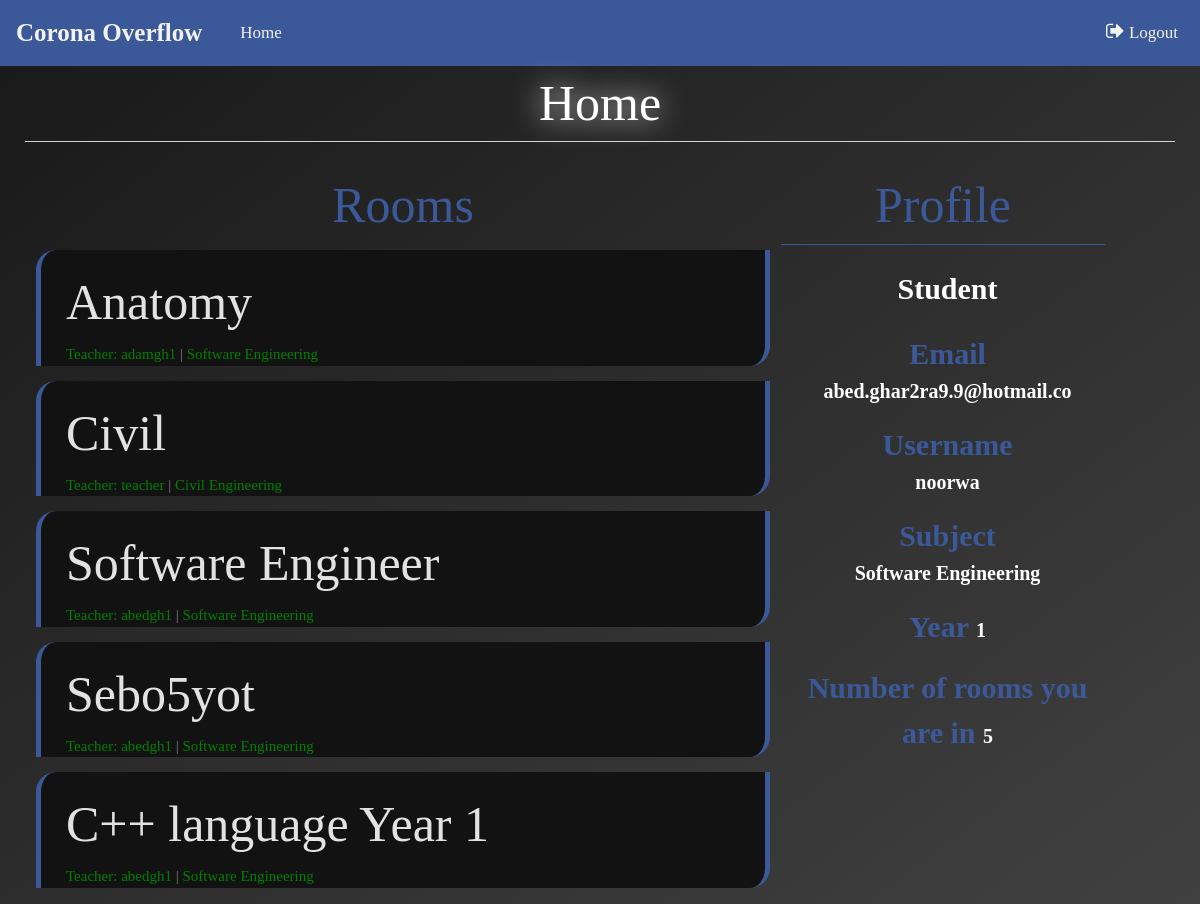
/ (signed in), run on the app's committed database.
### room/models.py (models this page shows)
class room(models.Model):
    CHOICES = (
        ('SE', 'Software Engineering'),
        ('EE', 'Electrical Engineering'),
        ('CE', 'Chemical Engineering'),
        ('Ce', 'Civil Engineering'),
        ('ME', 'Mechanical Engineering'),
    )
    creator = models.CharField(max_length=100,null=False,default='abedgh')
    name = models.CharField(max_length=100,null=False,primary_key=True)
    students = models.ManyToManyField(user)
    subject = models.CharField(max_length=300, choices = CHOICES,default=CHOICES[0][0],null=True)

### users/models.py (models this page shows)
class user(User):
    CHOICES = (
        ('SE', 'Software Engineering'),
        ('EE', 'Electrical Engineering'),
        ('CE', 'Chemical Engineering'),
        ('Ce', 'Civil Engineering'),
        ('ME', 'Mechanical Engineering'),
    )
    CHOICES1 = (
        ('1', '1'),
        ('2', '2'),
        ('3', '3'),
        ('4', '4'),
    )
    is_teacher = models.BooleanField(default=False)
    year = models.CharField(max_length=300, choices = CHOICES1,default=CHOICES1[0][0])
    subject = models.CharField(max_length=300, choices = CHOICES,default=CHOICES[0][0])

### Group11/views.py (the view)
# urls.py: path('', home_page ),
@login_required(login_url='loginpage')
def home_page(request):
    if request.user.is_superuser:
        return HttpResponseRedirect(reverse('admin:index'))
    obj = user.objects.filter(username=request.user).first()
    if obj.is_teacher:
        rooms = room.objects.filter(creator=obj)
    else:
        rooms = room.objects.filter(students__username=request.user.username)
    size = rooms.__len__()
    content = {'obj':obj , 'rooms':rooms , 'size':size}
    return render(request, "home_page.html", content)

### Group11/templates/home_page.html (shortened to what this page needs)
{% extends "base.html" %}
{% block title %} Home {% endblock %}
{% block style %}
{% load static %}
<link rel="stylesheet" href="{% static 'css/home_page.css' %}">
{% endblock %}
{% block nav-items %}
    <a href="." class="newroom">Home</a>
{% endblock %}
{% block content %}
    <table style="width: 90%; margin: 25px; ">
        <thead>
            <tr style="font-size: 50px; color: #3b5998;">
                <td style="width: 70%; text-align: center; " > <span > Rooms </span></td>
                <td style="text-align: center; border-bottom: 1px solid #3b5998;">Profile</td>
            </tr>
            <tr>
                <td style="vertical-align: top;">
                    {% for room in rooms %}
                        <div class="room" >
                            <a  href="{% url 'inside-room' room.name %}" style="font-size: 50px;  display: block; color:hsla(0, 100%, 100%, 0.88) ;" >
                                {{room.name}}
                            </a>
                            <span style="vertical-align: text-top; font-size: 15px; color: gray;">
                                <span style="color: green;">Teacher: {{room.creator}}</span>
                                | <span style="color: green;"> {{room.get_subject_display}} </span>
                            </span>
                        </div>
                    {% endfor %}
                </td>
                <td  style="padding-left:10px ; vertical-align: top; text-align: center;">
                    {% if obj.is_teacher %}
                        <p style="font-size: 30px; margin: 10px; padding: 10px;">Teacher</p>
                    {% else %}
                        <p style="font-size: 30px; margin: 10px; padding: 10px;">Student</p>
                    {% endif %}
                    <b>Email</b>
                        <p>{{ obj.email }} </p>
                    <b>Username</b>
                        <p>{{ obj.username }} </p>
                    <b>Subject</b>
                        <p>{{ obj.get_subject_display }} </p>
                    {% if not obj.is_teacher %}
                    <p > <b> Year  </b>{{ obj.year }} </p>
                    {% endif %}
                    <p> <b> Number of rooms you are in  </b>{{ size }} </p>
                </td>
            </tr>
        </thead>
    </table>
{% endblock %}

### Group11/static/css/base.css (style rules this page uses)
html { height:100vh; }
body { font-family: 'Times New Roman',"Lato", sans-serif; margin: 0; background-color: #181818; height: 100vh; background: linear-gradient(to bottom right,#181818,rgb(65, 65, 65)); color: white; background-repeat: no-repeat; background-attachment: fixed; }
.newroom { color: #ffffff; margin-left: 20px; transition: 0.35s all ease-out; text-decoration: none; float: right; margin-right: 20px; }
.topnav a { float: left; display: block; color: #f2f2f2; text-align: center; padding: 14px 16px; text-decoration: none; font-size: 17px; margin: 6px; }

### Group11/static/css/home_page.css (style rules this page uses)
.room { border-radius: 20px 0 20px 0; background-color: hsl(0, 0%, 7%); margin: 5px 10px 15px 10px; border-left:5px solid #3b5998; border-right:5px solid #3b5998; display: block; padding: 15px 15px 0px 25px; color:hsla(0, 100%, 100%, 0.88) ; transition: 0.3s all ease-out; }
b { color: #3b5998; font-size:30px; font-weight:bold; }
p { font-size:20px; font-weight:bold; }

### data on the page
room: name "Anatomy", creator "adamgh1", subject "Software Engineering"
room: name "Civil", creator "teacher", subject "Civil Engineering"
room: name "Software Engineer", creator "abedgh1", subject "Software Engineering"
room: name "Sebo5yot", creator "abedgh1", subject "Software Engineering"
room: name "C++ language Year 1", creator "abedgh1", subject "Software Engineering"
user: subject "Software Engineering", year "1"

### other printed values
{{ obj.email }} "abed.ghar2ra9.9@hotmail.co"
{{ obj.username }} "noorwa"
{{ size }} "5"
